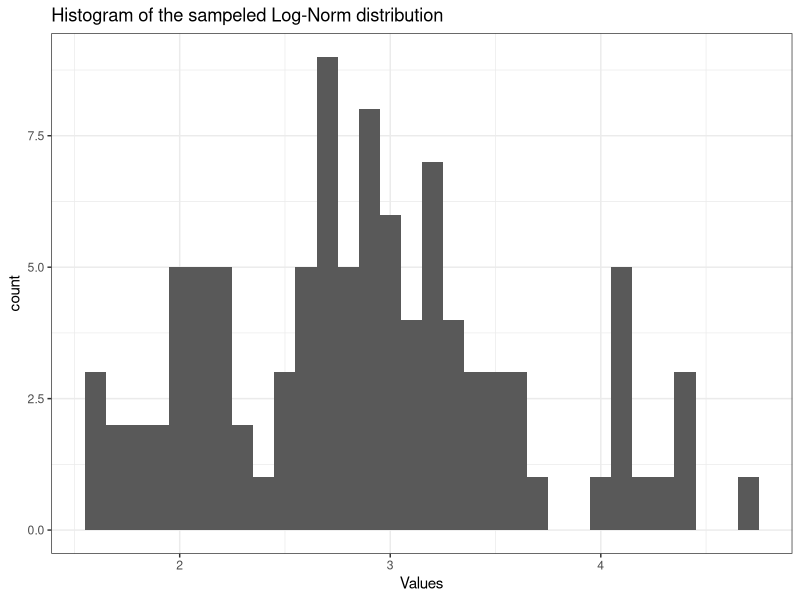
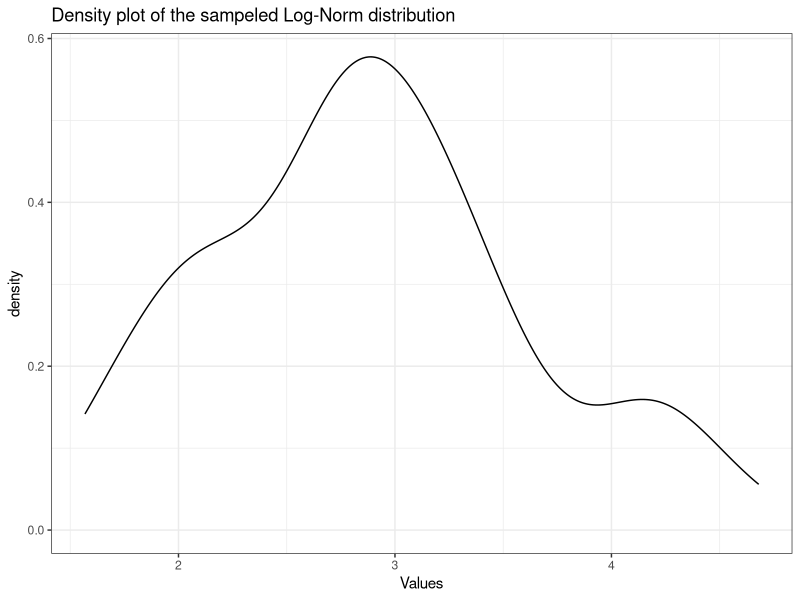
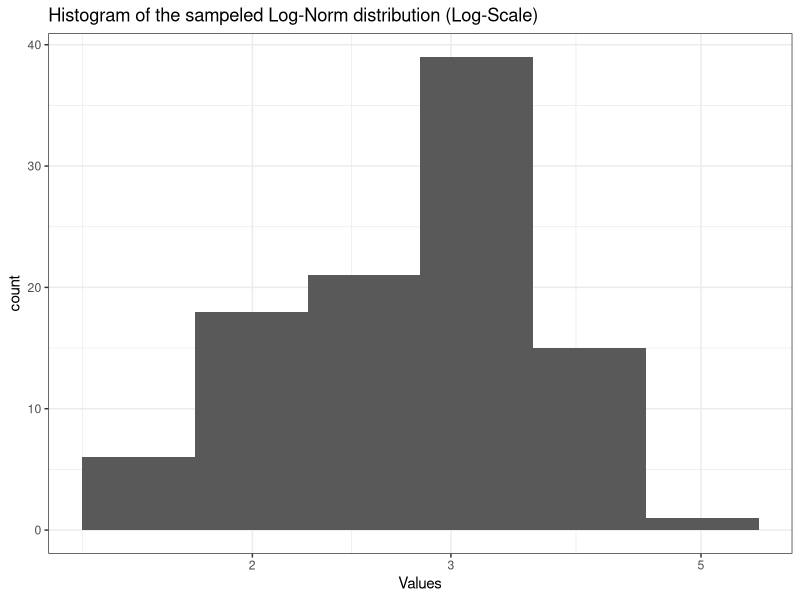
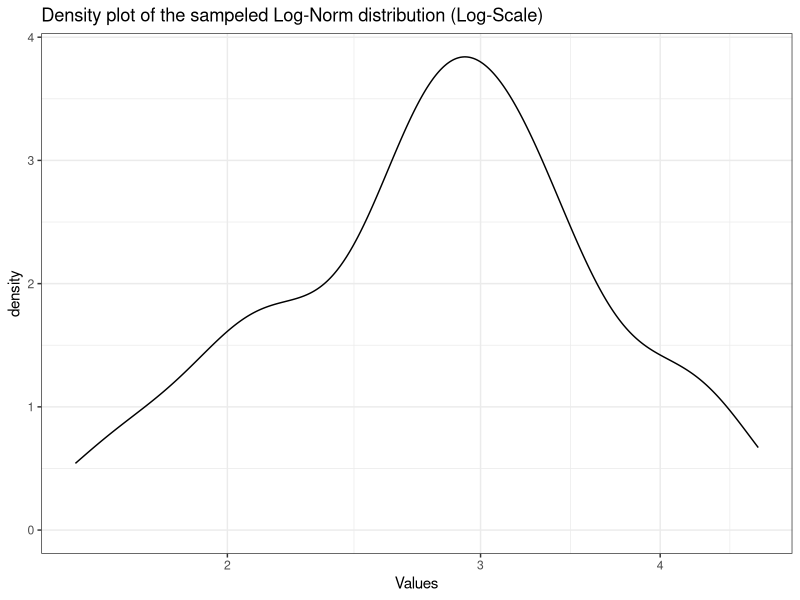

These charts were generated, in order, by the following R code:
## ---- chunk 1
knitr::opts_chunk$set(echo = TRUE)
## ---- chunk 2
lognorm <- data.frame(Values = rlnorm(100, 1, 0.25))

## ---- chunk 3
library(ggplot2)
ggBase <- ggplot(data = lognorm, aes(x=Values)) 

ggBase+ 
  geom_histogram(binwidth = 0.1) + 
  theme_bw() + 
  ggtitle("Histogram of the sampeled Log-Norm distribution")
## ---- chunk 4
ggBase + 
  geom_density() + 
  theme_bw() + 
  ggtitle("Density plot of the sampeled Log-Norm distribution")
## ---- chunk 5
log_norm_mean <- round(mean(lognorm$Values), digits = 4)
log_norm_sd   <- round(sd(lognorm$Values)  , digits = 4)

## ---- chunk 6
ggBase+ 
  geom_histogram(binwidth = 0.1) + 
  theme_bw() + 
  ggtitle("Histogram of the sampeled Log-Norm distribution (Log-Scale)") +
  scale_x_continuous(trans = 'log10')

## ---- chunk 7
ggBase + 
  geom_density() + 
  theme_bw() + 
  ggtitle("Density plot of the sampeled Log-Norm distribution (Log-Scale)") + 
 scale_x_continuous(trans = 'log10')

